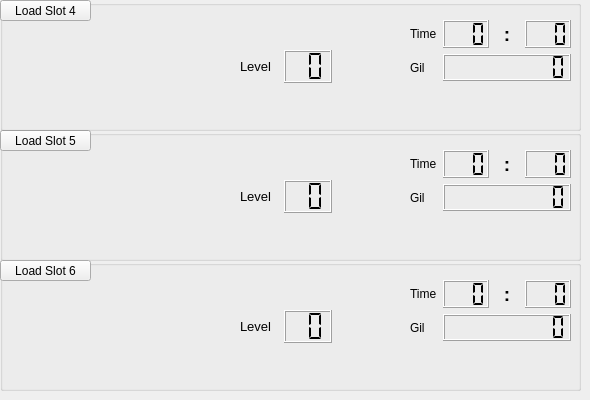
   <widget class="QWidget" name="page_2">
    <widget class="QGroupBox" name="s5_box">
     <property name="geometry">
      <rect>
       <x>0</x>
       <y>130</y>
       <width>581</width>
       <height>131</height>
      </rect>
     </property>
     <property name="title">
      <string/>
     </property>
     <widget class="QWidget" name="layoutWidget_7">
      <property name="geometry">
       <rect>
        <x>410</x>
        <y>20</y>
        <width>161</width>
        <height>61</height>
       </rect>
      </property>
      <layout class="QGridLayout" name="gridLayout_4">
       <item row="0" column="0">
        <widget class="QLabel" name="label_13">
         <property name="text">
          <string>Time</string>
         </property>
        </widget>
       </item>
       <item row="0" column="1">
        <widget class="QLCDNumber" name="s5_lcd_hr">
         <property name="numDigits">
          <number>3</number>
         </property>
         <property name="digitCount">
          <number>3</number>
         </property>
         <property name="segmentStyle">
          <enum>QLCDNumber::Flat</enum>
         </property>
        </widget>
       </item>
       <item row="0" column="2">
        <widget class="QLabel" name="label_14">
         <property name="font">
          <font>
           <pointsize>14</pointsize>
           <weight>75</weight>
           <bold>true</bold>
          </font>
         </property>
         <property name="text">
          <string>:</string>
         </property>
         <property name="alignment">
          <set>Qt::AlignCenter</set>
         </property>
        </widget>
       </item>
       <item row="0" column="3">
        <widget class="QLCDNumber" name="s5_lcd_min">
         <property name="numDigits">
          <number>3</number>
         </property>
         <property name="digitCount">
          <number>3</number>
         </property>
         <property name="segmentStyle">
          <enum>QLCDNumber::Flat</enum>
         </property>
        </widget>
       </item>
       <item row="1" column="0">
        <widget class="QLabel" name="label_15">
         <property name="text">
          <string>Gil</string>
         </property>
        </widget>
       </item>
       <item row="1" column="1" colspan="3">
        <widget class="QLCDNumber" name="s5_lcd_gil">
         <property name="numDigits">
          <number>9</number>
         </property>
         <property name="segmentStyle">
          <enum>QLCDNumber::Flat</enum>
         </property>
        </widget>
       </item>
      </layout>
     </widget>
     <widget class="QLabel" name="s5_lbl_name">
      <property name="geometry">
       <rect>
        <x>240</x>
        <y>20</y>
        <width>151</width>
        <height>21</height>
       </rect>
      </property>
      <property name="font">
       <font>
        <pointsize>10</pointsize>
       </font>
      </property>
      <property name="text">
       <string/>
      </property>
     </widget>
     <widget class="QLabel" name="s5_lbl_loc">
      <property name="geometry">
       <rect>
        <x>240</x>
        <y>90</y>
        <width>331</width>
        <height>31</height>
       </rect>
      </property>
      <property name="font">
       <font>
        <pointsize>10</pointsize>
       </font>
      </property>
      <property name="text">
       <string/>
      </property>
     </widget>
     <widget class="QWidget" name="layoutWidget_8">
      <property name="geometry">
       <rect>
        <x>10</x>
        <y>30</y>
        <width>211</width>
        <height>91</height>
       </rect>
      </property>
      <layout class="QHBoxLayout" name="horizontalLayout_4">
       <item>
        <widget class="QLabel" name="s5_party1">
         <property name="minimumSize">
          <size>
           <width>64</width>
           <height>73</height>
          </size>
         </property>
         <property name="maximumSize">
          <size>
           <width>64</width>
           <height>73</height>
          </size>
         </property>
         <property name="text">
          <string/>
         </property>
         <property name="scaledContents">
          <bool>true</bool>
         </property>
        </widget>
       </item>
       <item>
        <widget class="QLabel" name="s5_party2">
         <property name="minimumSize">
          <size>
           <width>64</width>
           <height>73</height>
          </size>
         </property>
         <property name="maximumSize">
          <size>
           <width>64</width>
           <height>73</height>
          </size>
         </property>
         <property name="text">
          <string/>
         </property>
         <property name="scaledContents">
          <bool>true</bool>
         </property>
        </widget>
       </item>
       <item>
        <widget class="QLabel" name="s5_party3">
         <property name="minimumSize">
          <size>
           <width>64</width>
           <height>73</height>
          </size>
         </property>
         <property name="maximumSize">
          <size>
           <width>64</width>
           <height>73</height>
          </size>
         </property>
         <property name="text">
          <string/>
         </property>
         <property name="scaledContents">
          <bool>true</bool>
         </property>
        </widget>
       </item>
      </layout>
     </widget>
     <widget class="QPushButton" name="btn_s5">
      <property name="geometry">
       <rect>
        <x>0</x>
        <y>0</y>
        <width>91</width>
        <height>21</height>
       </rect>
      </property>
      <property name="text">
       <string>Load Slot 5</string>
      </property>
     </widget>
     <widget class="QWidget" name="layoutWidget">
      <property name="geometry">
       <rect>
        <x>240</x>
        <y>50</y>
        <width>92</width>
        <height>33</height>
       </rect>
      </property>
      <layout class="QHBoxLayout" name="horizontalLayout_29">
       <item>
        <widget class="QLabel" name="label_16">
         <property name="font">
          <font>
           <pointsize>10</pointsize>
          </font>
         </property>
         <property name="text">
          <string>Level</string>
         </property>
        </widget>
       </item>
       <item>
        <widget class="QLCDNumber" name="s5_lcd_lvl">
         <property name="minimumSize">
          <size>
           <width>48</width>
           <height>31</height>
          </size>
         </property>
         <property name="smallDecimalPoint">
          <bool>false</bool>
         </property>
         <property name="numDigits">
          <number>2</number>
         </property>
         <property name="segmentStyle">
          <enum>QLCDNumber::Flat</enum>
         </property>
        </widget>
       </item>
      </layout>
     </widget>
    </widget>
    <widget class="QGroupBox" name="s6_box">
     <property name="geometry">
      <rect>
       <x>0</x>
       <y>260</y>
       <width>581</width>
       <height>131</height>
      </rect>
     </property>
     <property name="title">
      <string/>
     </property>
     <widget class="QWidget" name="layoutWidget_9">
      <property name="geometry">
       <rect>
        <x>410</x>
        <y>20</y>
        <width>161</width>
        <height>61</height>
       </rect>
      </property>
      <layout class="QGridLayout" name="gridLayout_5">
       <item row="0" column="0">
        <widget class="QLabel" name="label_17">
         <property name="text">
          <string>Time</string>
         </property>
        </widget>
       </item>
       <item row="0" column="1">
        <widget class="QLCDNumber" name="s6_lcd_hr">
         <property name="numDigits">
          <number>3</number>
         </property>
         <property name="digitCount">
          <number>3</number>
         </property>
         <property name="segmentStyle">
          <enum>QLCDNumber::Flat</enum>
         </property>
        </widget>
       </item>
       <item row="0" column="2">
        <widget class="QLabel" name="label_18">
         <property name="font">
          <font>
           <pointsize>14</pointsize>
           <weight>75</weight>
           <bold>true</bold>
          </font>
         </property>
         <property name="text">
          <string>:</string>
         </property>
         <property name="alignment">
          <set>Qt::AlignCenter</set>
         </property>
        </widget>
       </item>
       <item row="0" column="3">
        <widget class="QLCDNumber" name="s6_lcd_min">
         <property name="numDigits">
          <number>3</number>
         </property>
         <property name="digitCount">
          <number>3</number>
         </property>
         <property name="segmentStyle">
          <enum>QLCDNumber::Flat</enum>
         </property>
        </widget>
       </item>
       <item row="1" column="0">
        <widget class="QLabel" name="label_19">
         <property name="text">
          <string>Gil</string>
         </property>
        </widget>
       </item>
       <item row="1" column="1" colspan="3">
        <widget class="QLCDNumber" name="s6_lcd_gil">
         <property name="numDigits">
          <number>9</number>
         </property>
         <property name="segmentStyle">
          <enum>QLCDNumber::Flat</enum>
         </property>
        </widget>
       </item>
      </layout>
     </widget>
     <widget class="QLabel" name="s6_lbl_name">
      <property name="geometry">
       <rect>
        <x>240</x>
        <y>20</y>
        <width>151</width>
        <height>21</height>
       </rect>
      </property>
      <property name="font">
       <font>
        <pointsize>10</pointsize>
       </font>
      </property>
      <property name="text">
       <string/>
      </property>
     </widget>
     <widget class="QLabel" name="s6_lbl_loc">
      <property name="geometry">
       <rect>
        <x>240</x>
        <y>90</y>
        <width>331</width>
        <height>31</height>
       </rect>
      </property>
      <property name="font">
       <font>
        <pointsize>10</pointsize>
       </font>
      </property>
      <property name="text">
       <string/>
      </property>
     </widget>
     <widget class="QWidget" name="layoutWidget_10">
      <property name="geometry">
       <rect>
        <x>10</x>
        <y>30</y>
        <width>211</width>
        <height>91</height>
       </rect>
      </property>
      <layout class="QHBoxLayout" name="horizontalLayout_5">
       <item>
        <widget class="QLabel" name="s6_party1">
         <property name="minimumSize">
          <size>
           <width>64</width>
           <height>73</height>
          </size>
         </property>
         <property name="maximumSize">
          <size>
           <width>64</width>
           <height>73</height>
          </size>
         </property>
         <property name="text">
          <string/>
         </property>
         <property name="scaledContents">
          <bool>true</bool>
         </property>
        </widget>
       </item>
       <item>
        <widget class="QLabel" name="s6_party2">
         <property name="minimumSize">
          <size>
           <width>64</width>
           <height>73</height>
          </size>
         </property>
         <property name="maximumSize">
          <size>
           <width>64</width>
           <height>73</height>
          </size>
         </property>
         <property name="text">
          <string/>
         </property>
         <property name="scaledContents">
          <bool>true</bool>
         </property>
        </widget>
       </item>
       <item>
        <widget class="QLabel" name="s6_party3">
         <property name="minimumSize">
          <size>
           <width>64</width>
           <height>73</height>
          </size>
         </property>
         <property name="maximumSize">
          <size>
           <width>64</width>
           <height>73</height>
          </size>
         </property>
         <property name="text">
          <string/>
         </property>
         <property name="scaledContents">
          <bool>true</bool>
         </property>
        </widget>
       </item>
      </layout>
     </widget>
     <widget class="QPushButton" name="btn_s6">
      <property name="geometry">
       <rect>
        <x>0</x>
        <y>0</y>
        <width>91</width>
        <height>21</height>
       </rect>
      </property>
      <property name="text">
       <string>Load Slot 6</string>
      </property>
     </widget>
     <widget class="QWidget" name="layoutWidget">
      <property name="geometry">
       <rect>
        <x>240</x>
        <y>50</y>
        <width>92</width>
        <height>33</height>
       </rect>
      </property>
      <layout class="QHBoxLayout" name="horizontalLayout_30">
       <item>
        <widget class="QLabel" name="label_20">
         <property name="font">
          <font>
           <pointsize>10</pointsize>
          </font>
         </property>
         <property name="text">
          <string>Level</string>
         </property>
        </widget>
       </item>
       <item>
        <widget class="QLCDNumber" name="s6_lcd_lvl">
         <property name="minimumSize">
          <size>
           <width>48</width>
           <height>31</height>
          </size>
         </property>
         <property name="smallDecimalPoint">
          <bool>false</bool>
         </property>
         <property name="numDigits">
          <number>2</number>
         </property>
         <property name="segmentStyle">
          <enum>QLCDNumber::Flat</enum>
         </property>
        </widget>
       </item>
      </layout>
     </widget>
    </widget>
    <widget class="QGroupBox" name="s4_box">
     <property name="geometry">
      <rect>
       <x>0</x>
       <y>0</y>
       <width>581</width>
       <height>131</height>
      </rect>
     </property>
     <property name="title">
      <string/>
     </property>
     <widget class="QWidget" name="layoutWidget_11">
      <property name="geometry">
       <rect>
        <x>410</x>
        <y>20</y>
        <width>161</width>
        <height>61</height>
       </rect>
      </property>
      <layout class="QGridLayout" name="gridLayout_6">
       <item row="0" column="0">
        <widget class="QLabel" name="label_21">
         <property name="text">
          <string>Time</string>
         </property>
        </widget>
       </item>
       <item row="0" column="1">
        <widget class="QLCDNumber" name="s4_lcd_hr">
         <property name="numDigits">
          <number>3</number>
         </property>
         <property name="digitCount">
          <number>3</number>
         </property>
         <property name="segmentStyle">
          <enum>QLCDNumber::Flat</enum>
         </property>
        </widget>
       </item>
       <item row="0" column="2">
        <widget class="QLabel" name="label_22">
         <property name="font">
          <font>
           <pointsize>14</pointsize>
           <weight>75</weight>
           <bold>true</bold>
          </font>
         </property>
         <property name="text">
          <string>:</string>
         </property>
         <property name="alignment">
          <set>Qt::AlignCenter</set>
         </property>
        </widget>
       </item>
       <item row="0" column="3">
        <widget class="QLCDNumber" name="s4_lcd_min">
         <property name="numDigits">
          <number>3</number>
         </property>
         <property name="digitCount">
          <number>3</number>
         </property>
         <property name="segmentStyle">
          <enum>QLCDNumber::Flat</enum>
         </property>
        </widget>
       </item>
       <item row="1" column="0">
        <widget class="QLabel" name="label_23">
         <property name="text">
          <string>Gil</string>
         </property>
        </widget>
       </item>
       <item row="1" column="1" colspan="3">
        <widget class="QLCDNumber" name="s4_lcd_gil">
         <property name="numDigits">
          <number>9</number>
         </property>
         <property name="segmentStyle">
          <enum>QLCDNumber::Flat</enum>
         </property>
        </widget>
       </item>
      </layout>
     </widget>
     <widget class="QLabel" name="s4_lbl_name">
      <property name="geometry">
       <rect>
        <x>240</x>
        <y>20</y>
        <width>151</width>
        <height>21</height>
       </rect>
      </property>
      <property name="font">
       <font>
        <pointsize>10</pointsize>
       </font>
      </property>
      <property name="text">
       <string/>
      </property>
     </widget>
     <widget class="QLabel" name="s4_lbl_loc">
      <property name="geometry">
       <rect>
        <x>240</x>
        <y>90</y>
        <width>331</width>
        <height>31</height>
       </rect>
      </property>
      <property name="font">
       <font>
        <pointsize>10</pointsize>
       </font>
      </property>
      <property name="text">
       <string/>
      </property>
     </widget>
     <widget class="QWidget" name="layoutWidget_12">
      <property name="geometry">
       <rect>
        <x>10</x>
        <y>30</y>
        <width>211</width>
        <height>91</height>
       </rect>
      </property>
      <layout class="QHBoxLayout" name="horizontalLayout_6">
       <item>
        <widget class="QLabel" name="s4_party1">
         <property name="minimumSize">
          <size>
           <width>64</width>
           <height>73</height>
          </size>
         </property>
         <property name="maximumSize">
          <size>
           <width>64</width>
           <height>73</height>
          </size>
         </property>
         <property name="text">
          <string/>
         </property>
         <property name="scaledContents">
          <bool>true</bool>
         </property>
        </widget>
       </item>
       <item>
        <widget class="QLabel" name="s4_party2">
         <property name="minimumSize">
          <size>
           <width>64</width>
           <height>73</height>
          </size>
         </property>
         <property name="maximumSize">
          <size>
           <width>64</width>
           <height>73</height>
          </size>
         </property>
         <property name="text">
          <string/>
         </property>
         <property name="scaledContents">
          <bool>true</bool>
         </property>
        </widget>
       </item>
       <item>
        <widget class="QLabel" name="s4_party3">
         <property name="minimumSize">
          <size>
           <width>64</width>
           <height>73</height>
          </size>
         </property>
         <property name="maximumSize">
          <size>
           <width>64</width>
           <height>73</height>
          </size>
         </property>
         <property name="text">
          <string/>
         </property>
         <property name="scaledContents">
          <bool>true</bool>
         </property>
        </widget>
       </item>
      </layout>
     </widget>
     <widget class="QPushButton" name="btn_s4">
      <property name="geometry">
       <rect>
        <x>0</x>
        <y>0</y>
        <width>91</width>
        <height>21</height>
       </rect>
      </property>
      <property name="text">
       <string>Load Slot 4</string>
      </property>
     </widget>
     <widget class="QWidget" name="layoutWidget">
      <property name="geometry">
       <rect>
        <x>240</x>
        <y>50</y>
        <width>92</width>
        <height>33</height>
       </rect>
      </property>
      <layout class="QHBoxLayout" name="horizontalLayout_28">
       <item>
        <widget class="QLabel" name="label_24">
         <property name="font">
          <font>
           <pointsize>10</pointsize>
          </font>
         </property>
         <property name="text">
          <string>Level</string>
         </property>
        </widget>
       </item>
       <item>
        <widget class="QLCDNumber" name="s4_lcd_lvl">
         <property name="minimumSize">
          <size>
           <width>48</width>
           <height>31</height>
          </size>
         </property>
         <property name="smallDecimalPoint">
          <bool>false</bool>
         </property>
         <property name="numDigits">
          <number>2</number>
         </property>
         <property name="segmentStyle">
          <enum>QLCDNumber::Flat</enum>
         </property>
        </widget>
       </item>
      </layout>
     </widget>
    </widget>
   </widget>
